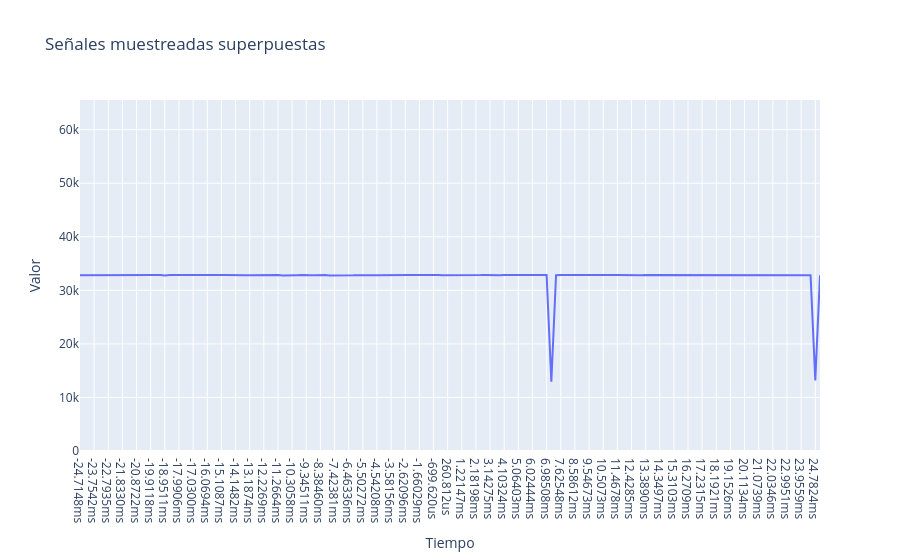

The code cell stored with this chart in its notebook:
### Code cell
fig = go.Figure()


# Agregamos cada señal como un trazo
fig.add_trace(go.Scatter(x = resultados_tiempos[0], y=new_arr0, mode='lines', name='Señal 0'))

# Opciones de layout
fig.update_layout(
    title='Señales muestreadas superpuestas',
    xaxis_title='Tiempo',
    yaxis_title='Valor',
   hovermode='x unified',    yaxis=dict(range=[0, 65536])
)

fig.show()

### Figure 1 — Plotly figure (JSON) as saved in the notebook; plotly's stock layout.template omitted (floating-point values rounded to 4 significant figures; data arrays with more than 128 entries replaced by an {"elided": "..."} marker saying what was removed)
{"data": [{"mode": "lines", "name": "Señal 0", "type": "scatter", "x": {"elided": "158 str values"}, "y": {"elided": "158 int values"}}], "layout": {"hovermode": "x unified", "title": {"text": "Señales muestreadas superpuestas"}, "xaxis": {"title": {"text": "Tiempo"}}, "yaxis": {"range": [0, 65536], "title": {"text": "Valor"}}}}
